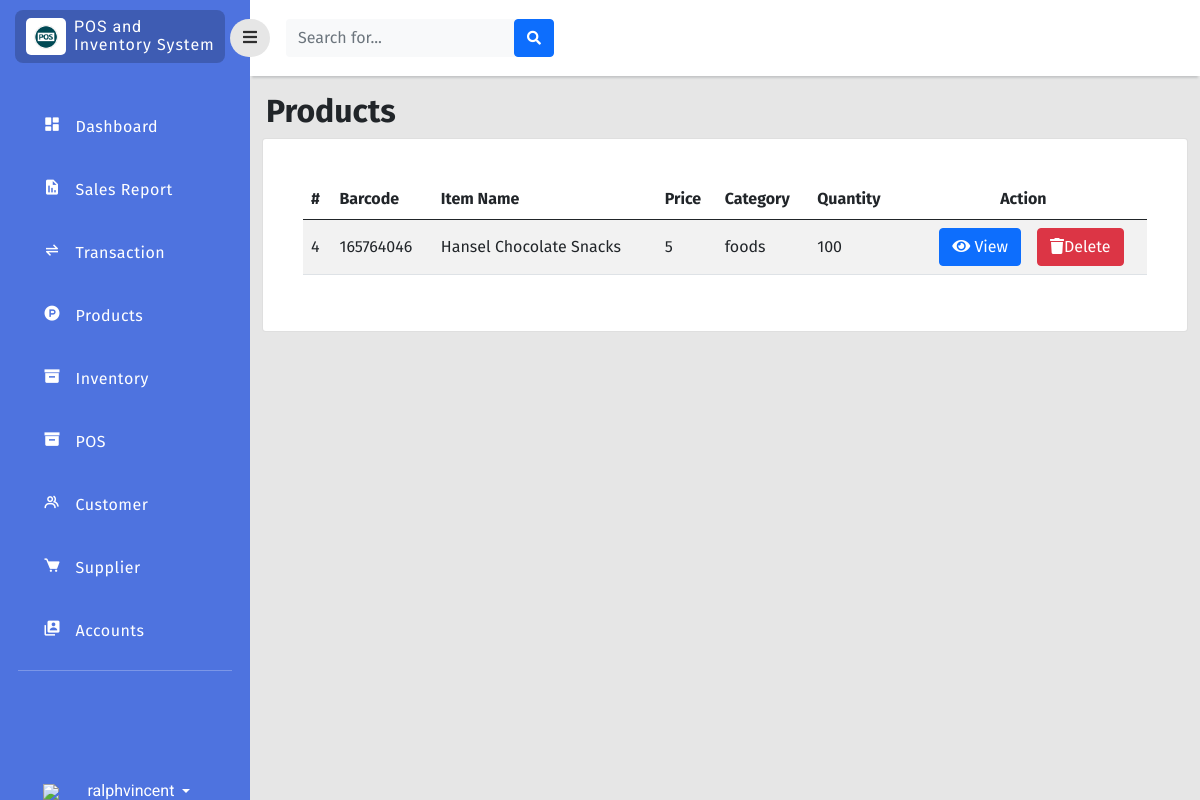
The app's page /php/product.php (signed in) with its own data.
### tables this page shows
CREATE TABLE `inventory` (
  `item_id` bigint(11) NOT NULL,
  `bar_code` bigint(11) NOT NULL,
  `item_name` varchar(255) NOT NULL,
  `quantity` int(11) NOT NULL,
  `price` double NOT NULL,
  `orignal_price` double NOT NULL,
  `profit` double NOT NULL,
  `on_hand` int(11) NOT NULL,
  `category_id` int(11) NOT NULL,
  `supplier_id` int(11) NOT NULL,
  `stock_in` date NOT NULL,
  `date_expired` date NOT NULL,
  `status` enum('active','archive') NOT NULL
);

CREATE TABLE `category` (
  `category_id` int(11) NOT NULL,
  `category_name` enum('foods','drinks') NOT NULL
);

### php/product.php (the view, shortened to what this page needs)
<?php
function createRandomPassword() {
    $chars = "003232303232023232023456789";
    $i = 0;
    $pass = '' ;
    while ($i <= 7) {
        $num = rand() % 33;
        $tmp = substr($chars, $num, 1);
        $pass = $pass . $tmp;
        $i++;
    }
    return $pass;
}
$finalcode='RS-'.createRandomPassword();
include 'connection.php';
?>
<!doctype html>
<html lang="en">
  <head>
    <link href="https://cdn.jsdelivr.net/npm/bootstrap@5.0.2/dist/css/bootstrap.min.css" rel="stylesheet"
>
    <link rel="stylesheet" type="text/css" href="../style/dash.css">
    <link
      href="https://cdnjs.cloudflare.com/ajax/libs/font-awesome/5.15.1/css/all.min.css"
      rel="stylesheet"
    />
    <link href='https://unpkg.com/boxicons@2.1.2/css/boxicons.min.css' rel='stylesheet'>
    </head>
    <body>
    <div class="page">
        <div class="sidebar">
            <div class="sidebar-header">
                <div class="sidebar-logo-container">
                    <div class="logo-container">
                        <img class="logo-sidebar" src="../image/logo.png" />
                    </div>
                    <div class="sys-name-container mt-2">
                        <p class="sys-name">
                            POS and <br>
                            <span class="brand-subname">
                            Inventory System
                            </span>
                        </p>
                    </div>
                </div>
            </div>
            <div class="sidebar-body">
                <ul class="navigation-list">
                    <li class="navigation-list-item">
                        <a class="navigation-link" href="dashboard.php">
                            <div class="row">
                                <div class="col-2">
                                    <i class='bx bxs-dashboard'></i>
                                </div>
                                <div class="col-9">
                                    Dashboard
                                </div>
                            </div>
                        </a>
                    </li>
                    <li class="navigation-list-item">
                        <a class="navigation-link" href="transaction_report.php?sales=0&trans=0">
                            <div class="row">
                                <div class="col-2">
                                    <i class='bx bxs-report'></i>
                                </div>
                                <div class="col-9">
                                    Sales Report
                                </div>
                            </div>
                        </a>
                    </li>
                    <li class="navigation-list-item">
                        <a class="navigation-link" href="transaction.php">
                            <div class="row">
                                <div class="col-2">
                                    <i class='bx bx-transfer-alt'></i>
                                </div>
                                <div class="col-9">
                                    Transaction
                                </div>
                            </div>
                        </a>
                    </li>
                    <li class="navigation-list-item">
                        <a class="navigation-link" href="product.php">
                            <div class="row">
                                <div class="col-2">
                                    <i class='bx bxl-product-hunt' ></i>
                                </div>
                                <div class="col-9">
                                    Products
                                </div>
                            </div>
                        </a>
                    </li>
                     <li class="navigation-list-item">
                        <a class="navigation-link" href="inventory.php">
                            <div class="row">
                                <div class="col-2">
                                    <i class='bx bxs-box'></i>
                                </div>
                                <div class="col-9">
                                    Inventory
                                </div>
                            </div>
                        </a>
                    </li>
                    <li class="navigation-list-item">
                        <a class="navigation-link" href="../cashier/dashboard.php?invoice=<?php echo $finalcode;  ?>">
                            <div class="row">
                                <div class="col-2">
                                    <i class='bx bxs-box'></i>
                                </div>
                                <div class="col-9">
                                    POS
                                </div>
                            </div>
                        </a>
                    </li>
                    <li class="navigation-list-item">
                        <a class="navigation-link" href="customer.php">
                            <div class="row">
                                <div class="col-2">
                                    <i class='bx bx-group'></i>
                                </div>
                                <div class="col-9">
                                    Customer
                                </div>
                            </div>
                        </a>
                    </li>
                    <li class="navigation-list-item">
                        <a class="navigation-link" href="supplier.php">
                            <div class="row">
                                <div class="col-2">
                                    <i class='bx bxs-cart' ></i>
                                </div>
                                <div class="col-9">
                                    Supplier
                                </div>
                            </div>
                        </a>
                    </li>
                    <li class="navigation-list-item">
                        <a class="navigation-link" href="user_manager.php">
                            <div class="row">
                                <div class="col-2">
                                    <i class='bx bxs-user-account'></i>
                                </div>
                                <div class="col-9">
                                    Accounts
                                </div>
                            </div>
                        </a>
                    </li>
                    <hr style="color:rgb(255, 255, 255);margin-top:10px;">
                     <li class="navigation-list-item" style="margin-top: 45%;">
                        <div class="dropdown pb-1">
                            <a href="#" class="d-flex align-items-center text-white text-decoration-none dropdown-toggle" id="dropdownUser1" data-bs-toggle="dropdown" aria-expanded="false">
                                <div class="col-2">
                                    <img src="../image/user_35px.png" />
                                </div>
                                <span class="d-none d-sm-inline mx-1 ms-3"><?php echo $_SESSION["username"];  ?></span>
                            </a>
                        </div>
                    </li>
                </ul>
            </div>
        </div>
        <div class="content">
            <div class="navigationBar">
                <button id="sidebarToggle" class="btn sidebarToggle">
                    <i class="fas fa-bars"></i>
                </button>
                <form class="d-none d-sm-inline-block form-inline mr-auto ml-md-3 my-2 my-md-0 mw-100 navbar-search ms-3">
                    <div class="input-group">
                        <input type="text" class="form-control bg-light border-0 small" placeholder="Search for..."aria-label="Search" aria-describedby="basic-addon2"id="SearchMo" onkeyup="myFunction()">
                        <div class="input-group-append">
                            <button class="btn btn-primary" type="button">
                                <i class="fas fa-search fa-sm"></i>
                            </button>
                        </div>
                    </div>
                </form>
            </div>
            <div class="col py-3 d-flex justify-content-center overflow-auto">
                <div class="container-fluid">
                    <div class="row">
                        <h2 class="text-dark text-start ps-3 fw-bold"> Products</h2><br>
                    </div>
                    <div class="row">
                        <div class="col ">
                            <div class="card">
                                <div class="card-body rounded-3 m-4 table-responsive-sm">
                                    <table class="table table-striped align-middle" id="ProductTab">
                                        <thead>
                                            <tr>
                                                <th scope="col">#</th>
                                                <th scope="col">Barcode</th>
                                                <th scope="col">Item Name</th>
                                                <th scope="col">Price</th>
                                                <th scope="col">Category</th>
                                                <th scope="col">Quantity</th>
                                                <th scope="col" style="text-align: center;">Action</th>
                                            </tr>
                                        </thead>
                                        <tbody>
                                            <?php
                                            $query_run = mysqli_query($con,"SELECT * FROM inventory WHERE status = 'active'");
                                            $sql_run = mysqli_query($con,"SELECT * FROM category,inventory WHERE(category.category_id=inventory.category_id)");
                                            $sup_run = mysqli_query($con,"SELECT * FROM supplier,inventory WHERE(supplier.supplier_id=inventory.supplier_id)");
                                            while ($row=mysqli_fetch_assoc($query_run) AND $rows=mysqli_fetch_assoc($sql_run) AND $crows=mysqli_fetch_assoc($sup_run)) { ?>
                                                <tr>
                                                    <td><?php echo $row['item_id'];  ?></td>
                                                    <td><?php echo $row['bar_code'];  ?></td>
                                                    <td><?php echo $row['item_name'];  ?></td>
                                                    <td><?php echo $row['price'];  ?></td>
                                                    <td><?php echo $rows['category_name'];  ?></td>
                                                    <td><?php echo $row['quantity'];  ?></td>
                                                    <td>
                                                        <div class="d-flex flex-row justify-content-center">
                                                            <button class="btn btn-primary editbtn mx-3" data-toggle="modal" type="button"><i class="fas fa-eye"data-toggle="tooltip" title="edit"></i> </i>View</button>
                                                        <button class="btn btn-danger deletebtn" data-toggle="modal" type="button"><i class="fas fa-trash" data-toggle="tooltip" title="edit"></i>Delete</button>
                                                    </td>
                                                </tr>
                                            <?php }  ?>
                                        </tbody>
                                    </table>
                                </div>
                            </div>
                        </div>
                    </div>
                </div>
            </div>
        </div>
    </div>
</body>
</html>

### style/dash.css (style rules this page uses)
* { font-family: 'Fira Sans', sans-serif; }
body { background-color: #e6e6e6; }
.page .sidebar { background: rgb(78, 115, 223); position: fixed; top: 0; left: 0; width: 250px; height: 100vh; overflow-y: auto; overflow-x: hidden; transition: all 0.3s ease; }
.page .content { margin-left: 250px; transition: all 0.3s ease; }
.navigationBar { background-color: white; height: 50px; display: flex; padding: 38px 0px; align-items: center; box-shadow: 0 4px 2px -2px #c5c6c7; }
.sidebarToggle { font-size: 16px; color: rgb(0, 0, 0, 0.8); margin-left: -20px; z-index: 999; border-radius: 50px; background-color: #e6e6e6; transition: all 0.3s ease; outline: none!important; box-shadow: none!important; }
.sidebar-header { padding: 10px 25px 10px 15px; }
.sidebar-logo-container { background-color: rgb(0, 0, 0, 0.2); border-radius: 8px; padding-left: 3px; display: flex; }
.logo-container { max-width: 40px; background-color: #fff; border-radius: 5px; margin: 8px; padding: 6px 8px; }
.logo-sidebar { width: 100%; height: auto; }
.sys-name { color: white; margin: 0px; line-height: 1.1rem; font-size: 16px; letter-spacing: 1px; font-family: 'Roboto', sans-serif; }
.navigation-list { list-style-type:none; padding: 0px 18px; margin-top: 30px; }
.navigation-list-item { padding: 12px 18px 12px 25px; margin: 15px 0px; border-radius: 8px; }
.navigation-link { color: #fff; letter-spacing: 0.5px; font-weight: 400; text-decoration: none; font-size: 16px; font-family: 'Roboto', sans-serif; }
.navigation-link i { font-size: 18px; color: #fff; }
.navigation-list-item .dropdown span { text-decoration: none; font-size: 16px; font-family: 'Roboto', sans-serif; }

### records on screen
inventory: category.category_name "foods"
inventory: item_id "4", bar_code "165764046", item_name "Hansel Chocolate Snacks", price "5", quantity "100"

### other values on screen
$_SESSION["username"] "ralphvincent"
